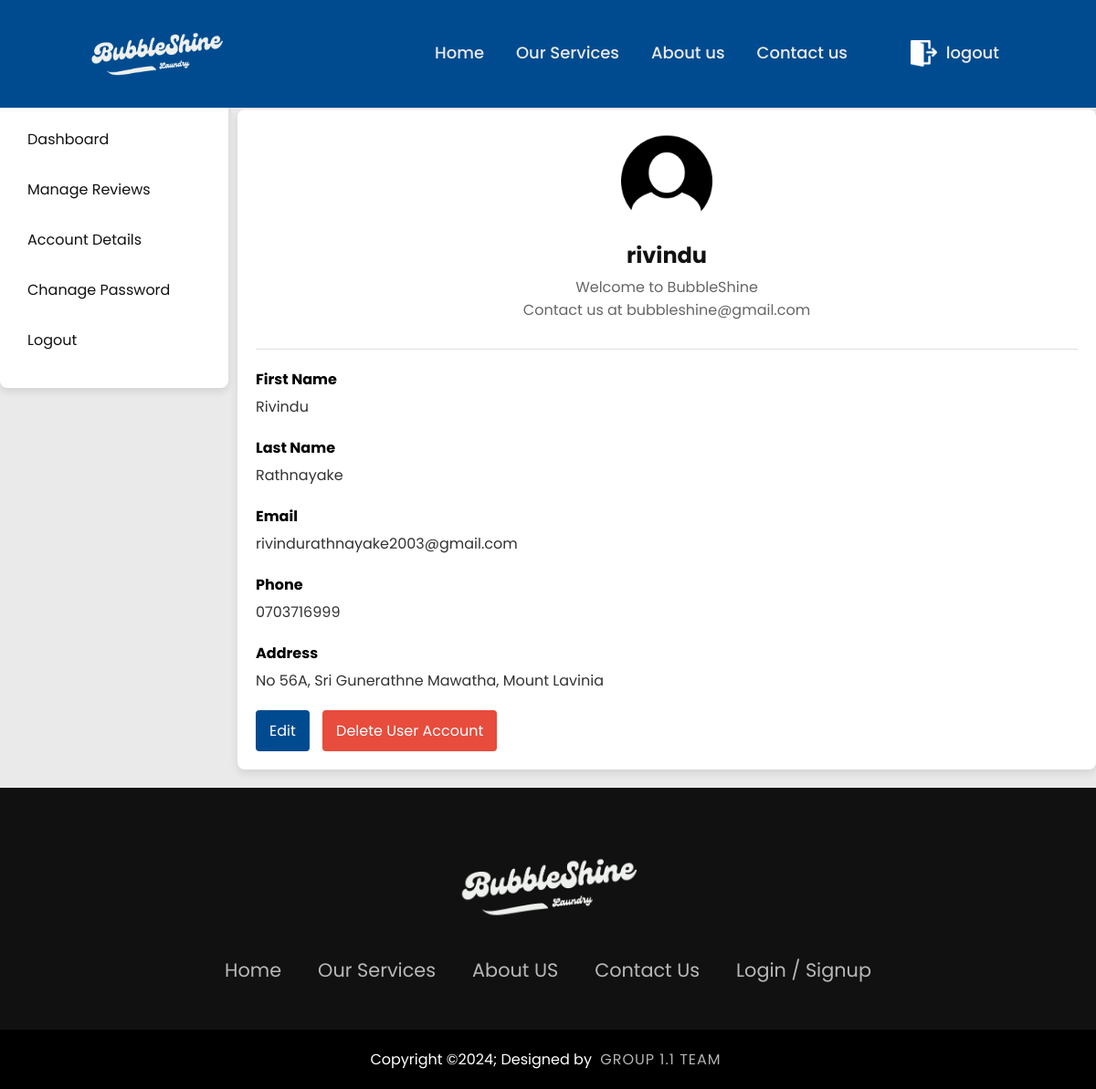
The page /account/user-details/user_details.php (signed in) on the database its author committed.
### tables this page shows
CREATE TABLE IF NOT EXISTS `users` (
  `id` int NOT NULL AUTO_INCREMENT,
  `username` varchar(50) DEFAULT NULL,
  `password` varchar(255) DEFAULT NULL,
  `email` varchar(100) DEFAULT NULL,
  `created_at` timestamp NOT NULL DEFAULT CURRENT_TIMESTAMP,
  `address` varchar(255) DEFAULT NULL,
  `phone_number` varchar(15) DEFAULT NULL,
  `first_name` varchar(255) NOT NULL,
  `last_name` varchar(255) NOT NULL,
  PRIMARY KEY (`id`),
  UNIQUE KEY `username` (`username`)
);

### account/user-details/user_details.php (the view, shortened to what this page needs)
<?php
include '../../global-assets/db.php';
$user_id = $_SESSION['user_id'];
$query = "SELECT first_name, last_name, username, email, address, phone_number FROM users WHERE id = ?";
$stmt = $connection->prepare($query);
$stmt->bind_param("i", $user_id);
$stmt->execute();
$result = $stmt->get_result();
if ($result->num_rows > 0) {
    $user = $result->fetch_assoc();
} else {
    echo "User not found.";
}
?>
<!DOCTYPE html>
<html lang="en">
<head>
    <link rel="stylesheet" href="../../css/header-footer-sidebar.css">
    <link rel="stylesheet" href="../../css/user-details.css">
    <link rel="stylesheet" href="../../css/position.css">
</head>
<body>
    <div class="container">
        <div class="profile">
            <img src="../../images/avatar.png" alt="User Avatar">
            <h2><?php echo htmlspecialchars($user['username']); ?></h2>
            <p>Welcome to BubbleShine</p>
            <p>Contact us at bubbleshine@gmail.com</p>
        </div>
        <div class="details">
            <form id="user-form">
                <div class="detail-item">
                    <label>First Name</label>
                    <p class="editable-text" id="first-name"><?php echo htmlspecialchars($user['first_name'] ?? ''); ?></p>
                </div>
                <div class="detail-item">
                    <label>Last Name</label>
                    <p class="editable-text" id="last-name"><?php echo htmlspecialchars($user['last_name']  ?? ''); ?></p>
                </div>
                <div class="detail-item">
                    <label>Email</label>
                    <p class="editable-text" id="email"><?php echo htmlspecialchars($user['email'] ?? ''); ?></p>
                </div>
                <div class="detail-item">
                    <label>Phone</label>
                    <p class="editable-text" id="phone"><?php echo htmlspecialchars($user['phone_number'] ?? ''); ?></p>
                </div>
                <div class="detail-item">
                    <label>Address</label>
                    <p class="editable-text" id="address"><?php echo htmlspecialchars($user['address'] ?? ''); ?></p>
                </div>
                <button type="button" id="edit-btn">Edit</button>
                <button type="button" id="delete-btn">Delete User Account</button>
            </form>
        </div>
    </div>
</body>
</html>

### css/header-footer-sidebar.css (style rules this page uses)
* { margin: 0; padding: 0; box-sizing: border-box; font-family: 'Poppins', sans-serif; }
body { background: #eaeaea; padding-top: 100px; }
.header { position: fixed; top: 0; left: 0; width: 100%; padding:30px 8%; background: #004B90; display: flex; justify-content: space-between; align-items: center; z-index:100; }
.header img { width: 150px; height: auto; float: left; margin-right: 20px; }
.navbar { display:flex; flex: 1; justify-content: center; gap: 15px; margin-left: 200px; }
.navbar a { font-size: 18px; color: #eaeaea; text-decoration: none; font-weight: 500; margin: 10px; transition: .3s; }
#login { margin-left: auto; }
#login-image { width: 29px !important; height: auto; margin-right: 10px; vertical-align: middle; filter: invert(100%) sepia(100%) saturate(0%) hue-rotate(200deg); }
.footerContainer { background-color: #111; }
.footerContainer { width: 100%; padding: 70px 30px 20px ; }
.footerContainer img { width:200px; height:auto; }
.footerNav { margin: 30px 0; }
.footerNav ul { display: flex; justify-content: center; list-style-type: none; }
.footerNav ul li a { color:white; margin: 20px; text-decoration: none; font-size: 1.3em; opacity: 0.7; transition: 0.5s; }
.footerBottom { background-color: #000; padding: 20px; text-align: center; }
.footerBottom p { color: white; }
.designer { opacity: 0.7; text-transform: uppercase; letter-spacing: 1px; font-weight: 400; margin: 0px 5px; }
.sidebar { width: 300px; background-color: #ffffff; padding: 20px; display: flex; flex-direction: column; justify-content: flex-start; box-shadow: 0 4px 8px rgba(0, 0, 0, 0.1); border-radius: 8px; }
nav { width: 100%; }
nav ul { list-style-type: none; padding: 0; margin: 0; }
nav ul li { margin: 10px 0; }
nav ul li a { color: #121212; text-decoration: none; display: block; padding: 10px; border-radius: 4px; transition: background-color 0.3s; }

### css/user-details.css (style rules this page uses)
.container { max-width: auto; margin: 20px auto; padding: 20px; background-color: #ffffff; border-radius: 8px; box-shadow: 0 4px 10px rgba(0, 0, 0, 0.1); }
.profile { text-align: center; margin-bottom: 30px; }
.profile img { width: 100px; height: 100px; object-fit: cover; margin-bottom: 15px; }
.profile h2 { font-size: 24px; color: #121212; margin-bottom: 5px; }
.profile p { font-size: 16px; color: #666; }
.details { border-top: 1px solid #e0e0e0; padding-top: 20px; }
.detail-item { margin-bottom: 20px; }
.detail-item label { font-weight: bold; display: block; margin-bottom: 5px; }
.editable-text { font-size: 16px; color: #333; margin: 5px 0; }
button { background-color: #004B90; color: white; border: none; border-radius: 4px; padding: 10px 15px; cursor: pointer; font-size: 16px; transition: background-color 0.3s; margin-right: 10px; }
#delete-btn { background-color: #e74c3c; }

### css/position.css (style rules this page uses)
body { position: relative; }
.sidebar { position: absolute; left: 0; width: 250px; }
.container { margin-left: 260px; padding: 20px; }

### rows shown on the page
users: username "rivindu", first_name "Rivindu", last_name "Rathnayake", email "rivindurathnayake2003@gmail.com", phone_number "0703716999", address "No 56A, Sri Gunerathne Mawatha, Mount Lavinia"
